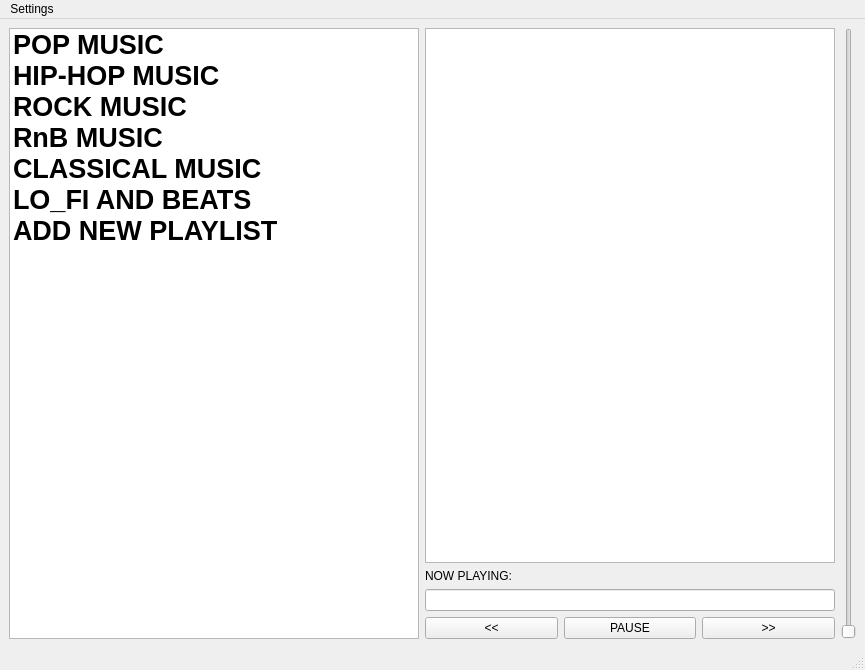
<?xml version="1.0" encoding="UTF-8"?>
<ui version="4.0">
 <class>MainWindow</class>
 <widget class="QMainWindow" name="MainWindow">
  <property name="geometry">
   <rect>
    <x>0</x>
    <y>0</y>
    <width>865</width>
    <height>670</height>
   </rect>
  </property>
  <property name="windowTitle">
   <string>MainWindow</string>
  </property>
  <widget class="QWidget" name="centralwidget">
   <layout class="QHBoxLayout" name="horizontalLayout_3">
    <item>
     <layout class="QHBoxLayout" name="horizontalLayout">
      <item>
       <widget class="QListWidget" name="list_of_genres">
        <property name="font">
         <font>
          <pointsize>20</pointsize>
          <weight>75</weight>
          <bold>true</bold>
         </font>
        </property>
        <property name="styleSheet">
         <string notr="true">QMainWindow{
border-image: url(C:/Users/USER/PycharmProjects/project/images2.jpg)
}</string>
        </property>
        <item>
         <property name="text">
          <string>POP MUSIC</string>
         </property>
         <property name="font">
          <font>
           <pointsize>20</pointsize>
           <weight>75</weight>
           <bold>true</bold>
          </font>
         </property>
        </item>
        <item>
         <property name="text">
          <string>HIP-HOP MUSIC</string>
         </property>
         <property name="font">
          <font>
           <pointsize>20</pointsize>
           <weight>75</weight>
           <bold>true</bold>
          </font>
         </property>
        </item>
        <item>
         <property name="text">
          <string>ROCK MUSIC</string>
         </property>
         <property name="font">
          <font>
           <pointsize>20</pointsize>
           <weight>75</weight>
           <bold>true</bold>
          </font>
         </property>
        </item>
        <item>
         <property name="text">
          <string>RnB MUSIC</string>
         </property>
         <property name="font">
          <font>
           <pointsize>20</pointsize>
           <weight>75</weight>
           <bold>true</bold>
          </font>
         </property>
        </item>
        <item>
         <property name="text">
          <string>CLASSICAL MUSIC</string>
         </property>
         <property name="font">
          <font>
           <pointsize>20</pointsize>
           <weight>75</weight>
           <bold>true</bold>
          </font>
         </property>
        </item>
        <item>
         <property name="text">
          <string>LO_FI AND BEATS </string>
         </property>
         <property name="font">
          <font>
           <pointsize>20</pointsize>
           <weight>75</weight>
           <bold>true</bold>
          </font>
         </property>
        </item>
        <item>
         <property name="text">
          <string>ADD NEW PLAYLIST</string>
         </property>
         <property name="font">
          <font>
           <pointsize>20</pointsize>
           <weight>75</weight>
           <bold>true</bold>
          </font>
         </property>
        </item>
       </widget>
      </item>
      <item>
       <layout class="QVBoxLayout" name="verticalLayout_2">
        <item>
         <layout class="QVBoxLayout" name="horizontal">
          <item>
           <widget class="QListWidget" name="list_of_songs">
            <property name="font">
             <font>
              <pointsize>12</pointsize>
              <weight>75</weight>
              <bold>true</bold>
             </font>
            </property>
           </widget>
          </item>
         </layout>
        </item>
        <item>
         <widget class="QLabel" name="label">
          <property name="text">
           <string>NOW PLAYING:</string>
          </property>
         </widget>
        </item>
        <item>
         <layout class="QVBoxLayout" name="verticalLayout">
          <item>
           <widget class="QLineEdit" name="current_song"/>
          </item>
          <item>
           <layout class="QHBoxLayout" name="horizontalLayout_2">
            <item>
             <widget class="QPushButton" name="previous_song">
              <property name="text">
               <string>&lt;&lt;</string>
              </property>
             </widget>
            </item>
            <item>
             <widget class="QPushButton" name="pause">
              <property name="text">
               <string>PAUSE</string>
              </property>
             </widget>
            </item>
            <item>
             <widget class="QPushButton" name="next_song">
              <property name="text">
               <string>&gt;&gt;</string>
              </property>
             </widget>
            </item>
           </layout>
          </item>
         </layout>
        </item>
       </layout>
      </item>
     </layout>
    </item>
    <item>
     <widget class="QSlider" name="volum">
      <property name="orientation">
       <enum>Qt::Vertical</enum>
      </property>
     </widget>
    </item>
   </layout>
  </widget>
  <widget class="QMenuBar" name="menubar">
   <property name="geometry">
    <rect>
     <x>0</x>
     <y>0</y>
     <width>865</width>
     <height>31</height>
    </rect>
   </property>
   <widget class="QMenu" name="menuSettings">
    <property name="title">
     <string>Settings</string>
    </property>
   </widget>
   <addaction name="menuSettings"/>
  </widget>
  <widget class="QStatusBar" name="statusbar"/>
 </widget>
 <resources/>
 <connections/>
</ui>
